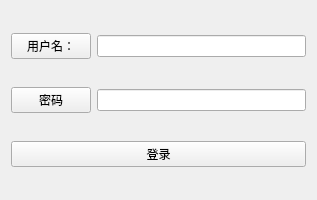
<?xml version="1.0" encoding="UTF-8"?>
<ui version="4.0">
 <class>TcpClient</class>
 <widget class="QWidget" name="TcpClient">
  <property name="geometry">
   <rect>
    <x>0</x>
    <y>0</y>
    <width>317</width>
    <height>200</height>
   </rect>
  </property>
  <property name="windowTitle">
   <string>TcpClient</string>
  </property>
  <layout class="QHBoxLayout" name="horizontalLayout_3">
   <item>
    <layout class="QVBoxLayout" name="verticalLayout">
     <item>
      <layout class="QHBoxLayout" name="horizontalLayout">
       <item>
        <widget class="QPushButton" name="usr_pb">
         <property name="text">
          <string>用户名：</string>
         </property>
        </widget>
       </item>
       <item>
        <widget class="QLineEdit" name="name_le"/>
       </item>
      </layout>
     </item>
     <item>
      <layout class="QHBoxLayout" name="horizontalLayout_2">
       <item>
        <widget class="QPushButton" name="pwd_pb">
         <property name="text">
          <string>密码</string>
         </property>
        </widget>
       </item>
       <item>
        <widget class="QLineEdit" name="pwd_le">
         <property name="echoMode">
          <enum>QLineEdit::Password</enum>
         </property>
        </widget>
       </item>
      </layout>
     </item>
     <item>
      <widget class="QPushButton" name="login_pb">
       <property name="text">
        <string>登录</string>
       </property>
      </widget>
     </item>
    </layout>
   </item>
  </layout>
 </widget>
 <resources/>
 <connections/>
</ui>
